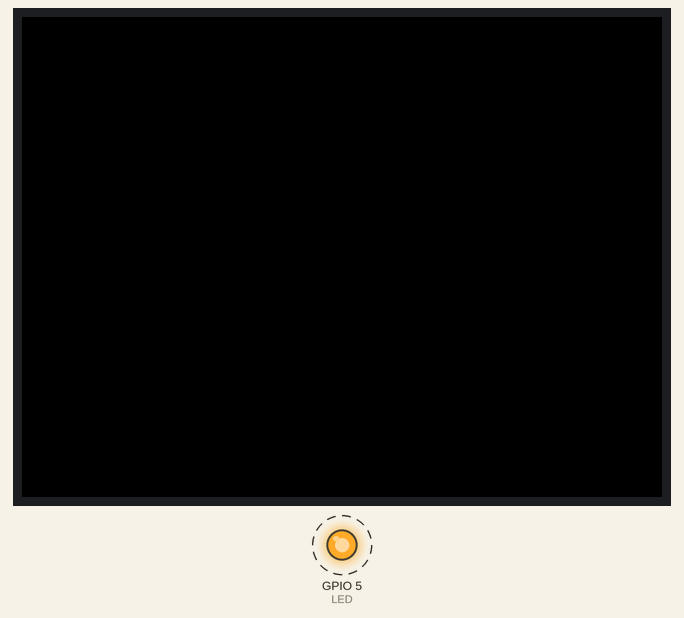
This sketch was run on a simulated ESP32. Shown: 320×240 colour display, output pins drawn as LEDs (lit = HIGH). Dashed ring = blinking.

Above: at 0.4 s.
Timing chart, 0 to 3.1 s (numbered marks = the images above):
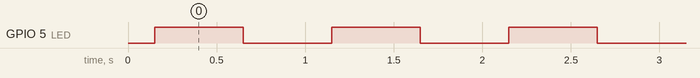

The sketch:

Lchika.ino
```cpp
#include <M5Stack.h>

#define LED 5

void setup() {
  // put your setup code here, to run once:
  M5.begin();

  pinMode(LED, OUTPUT);
}

void loop() {
  // put your main code here, to run repeatedly:
  digitalWrite(LED, HIGH);
  delay(500);
  digitalWrite(LED, LOW);
  delay(500);
}
```

Measured:
- by itself, GPIO 5 (LED): alternates HIGH for 0.50 s and LOW for 0.50 s
